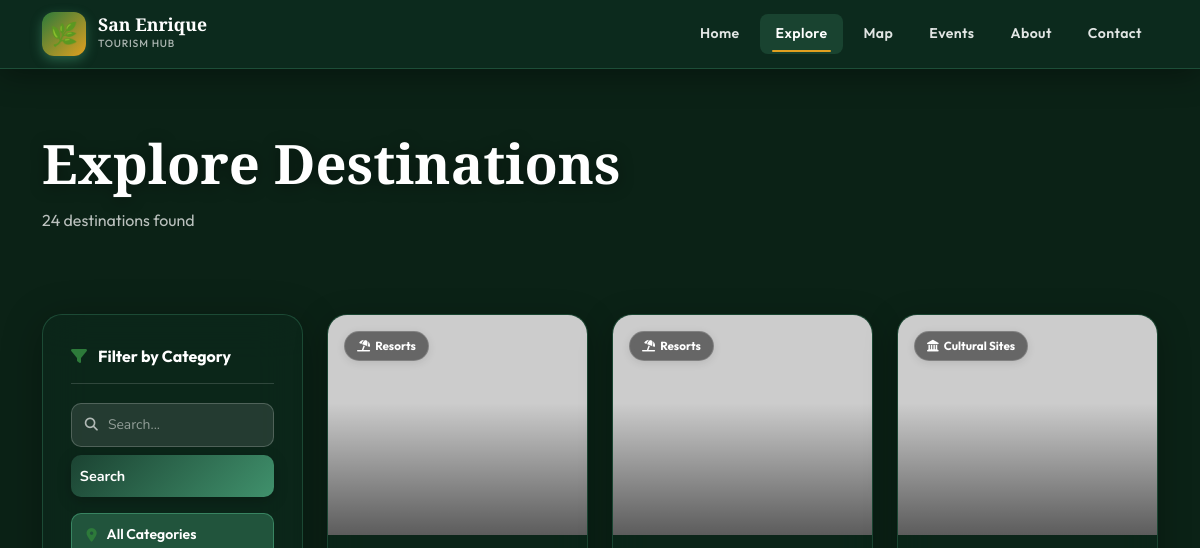
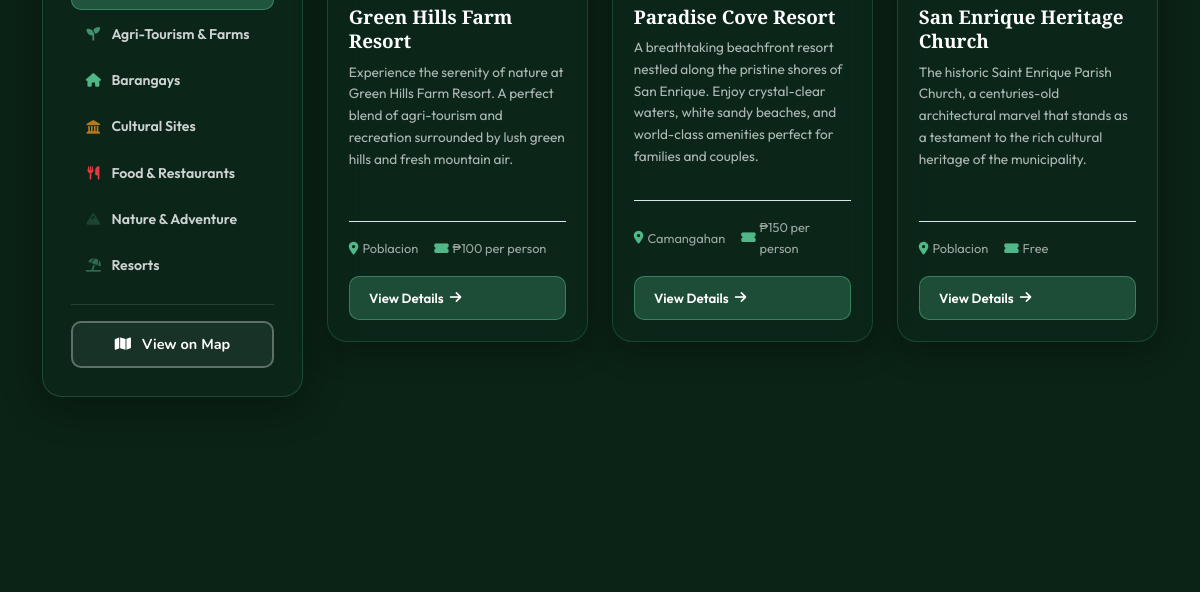
/explore.php (upper part), run on an earlier commit of the app's database (2 pictures, top to bottom).
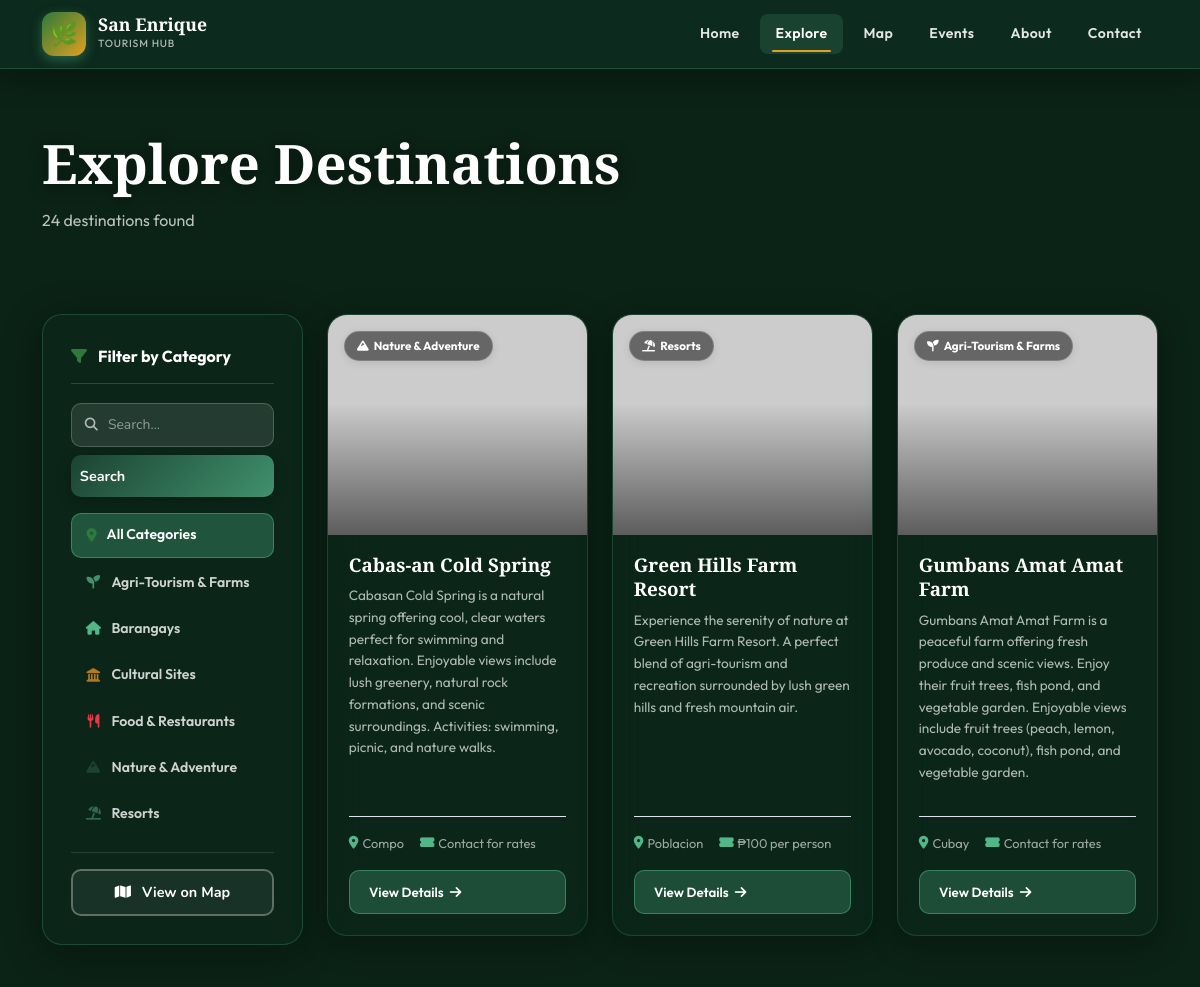
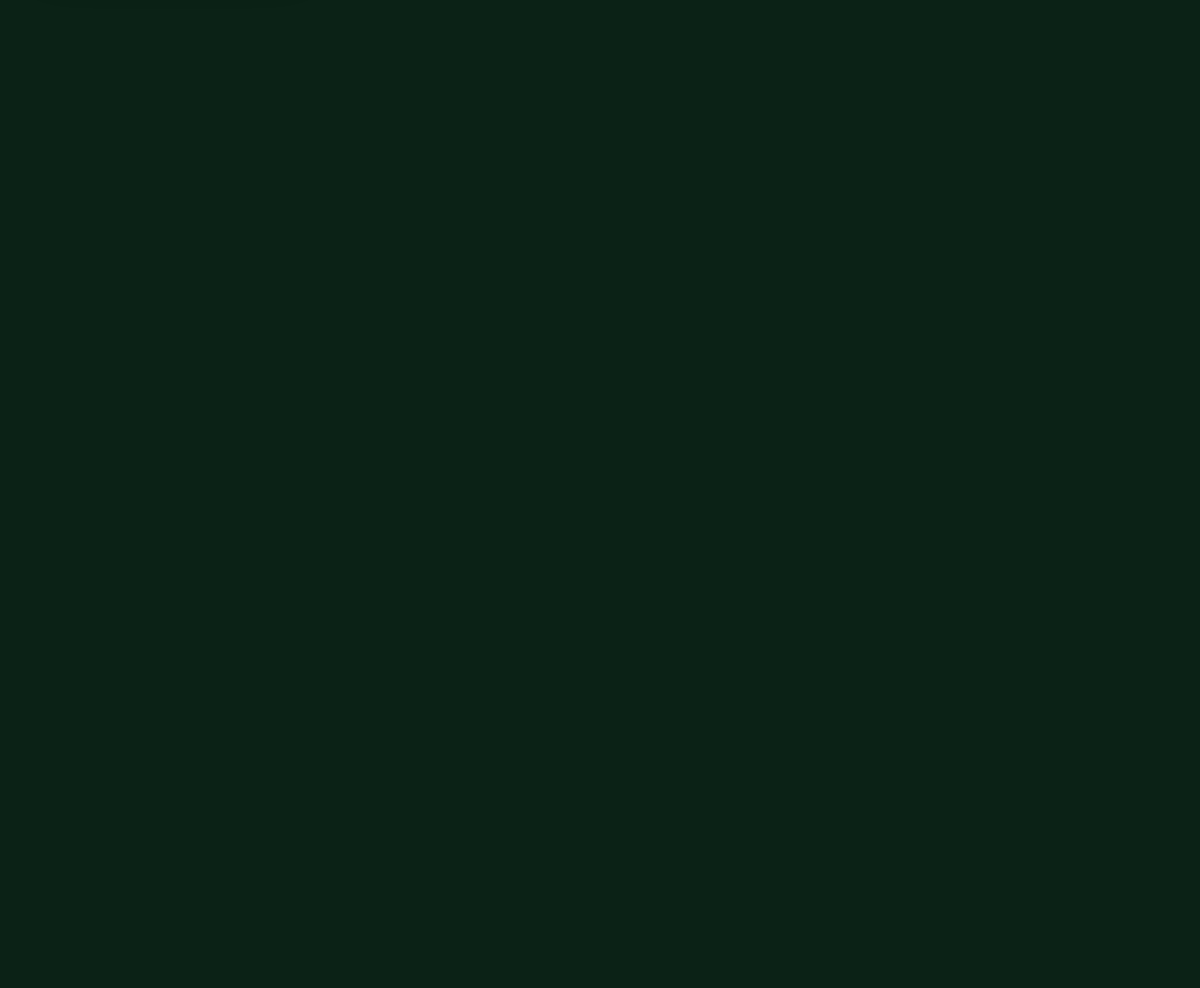
And on a later commit of the database (2 pictures, top to bottom).
### tables this page shows
CREATE TABLE IF NOT EXISTS categories (
    id INT AUTO_INCREMENT PRIMARY KEY,
    name VARCHAR(100) NOT NULL,
    slug VARCHAR(100) NOT NULL UNIQUE,
    icon VARCHAR(50) DEFAULT 'fas fa-map-marker-alt',
    color VARCHAR(20) DEFAULT '#2d6a4f',
    created_at TIMESTAMP DEFAULT CURRENT_TIMESTAMP
);

CREATE TABLE IF NOT EXISTS listings (
    id INT AUTO_INCREMENT PRIMARY KEY,
    category_id INT NOT NULL,
    name VARCHAR(200) NOT NULL,
    slug VARCHAR(200) NOT NULL UNIQUE,
    description TEXT,
    address TEXT,
    barangay VARCHAR(100),
    contact VARCHAR(100),
    email VARCHAR(150),
    website VARCHAR(255),
    latitude DECIMAL(10, 8),
    longitude DECIMAL(11, 8),
    featured_image VARCHAR(500),
    gallery TEXT,
    video VARCHAR(512) DEFAULT '',
    operating_hours VARCHAR(255),
    entrance_fee VARCHAR(100),
    amenities TEXT,
    status ENUM('active','inactive','pending') DEFAULT 'active',
    is_featured TINYINT(1) DEFAULT 0,
    views INT DEFAULT 0,
    rating DECIMAL(3,2) DEFAULT 0.00,
    created_at TIMESTAMP DEFAULT CURRENT_TIMESTAMP,
    updated_at TIMESTAMP DEFAULT CURRENT_TIMESTAMP ON UPDATE CURRENT_TIMESTAMP,
    FOREIGN KEY (category_id) REFERENCES categories(id) ON DELETE CASCADE
);

### includes/functions.php (called while the page is built, shortened)
<?php
function getCategories()
{
    $db = getDB();
    $result = $db->query("SELECT * FROM categories ORDER BY name");
    return $result ? $result->fetch_all(MYSQLI_ASSOC) : [];
}
function getAllListings($category_slug = '', $search = '', $limit = 20, $offset = 0)
{
    $db = getDB();
    $where = ["l.status = 'active'"];
    $whereStr = implode(' AND ', $where);
    $result = $db->query("SELECT l.*, c.name as category_name, c.icon, c.color, c.slug as cat_slug FROM listings l JOIN categories c ON l.category_id = c.id WHERE $whereStr ORDER BY l.is_featured DESC, l.name ASC LIMIT $limit OFFSET $offset");
    return $result ? $result->fetch_all(MYSQLI_ASSOC) : [];
}
function placeholderImage($name = 'Place', $w = 600, $h = 400)
{
    return "https://placehold.co/{$w}x{$h}/2d6a4f/ffffff?text=" . urlencode($name);
}
function listingImage($img, $name = 'Place', $w = 600, $h = 400)
{
    if (!$img)
        return placeholderImage($name, $w, $h);
    $clean = preg_replace('#^(\.\./)+#', '', $img);
    $clean = ltrim($clean, '/');
    return BASE_URL . '/' . $clean;
}
?>

### explore.php (the view, shortened to what this page needs)
<?php
require_once 'includes/functions.php';
$categories = getCategories();
$selectedCat = isset($_GET['category']) ? sanitize($_GET['category']) : '';
$search = isset($_GET['search']) ? sanitize($_GET['search']) : '';
$listings = getAllListings($selectedCat, $search, 24);
?>
<!DOCTYPE html>
<html lang="en">
<head>
  <link rel="stylesheet" href="https://cdnjs.cloudflare.com/ajax/libs/font-awesome/6.4.0/css/all.min.css">
  <link href="https://cdn.jsdelivr.net/npm/bootstrap@5.3.0/dist/css/bootstrap.min.css" rel="stylesheet">
  <link rel="stylesheet" href="assets/css/style.css">
</head>
<body>
  <nav class="navbar-main scrolled">
          <div class="container">
      <div class="d-flex align-items-center justify-content-between w-100">
        <a href="index.php" class="navbar-brand-wrap text-decoration-none">
          <div class="brand-logo">🌿</div>
          <div class="brand-text-wrap">
            <div class="brand-name">San Enrique</div>
            <div class="brand-sub">Tourism Hub</div>
          </div>
        </a>
        <div class="d-none d-lg-flex align-items-center gap-1">
          <a href="index.php" class="nav-link-main">Home</a>
          <a href="explore.php" class="nav-link-main active">Explore</a>
          <a href="map.php" class="nav-link-main">Map</a>
          <a href="index.php#events" class="nav-link-main">Events</a>
          <a href="index.php#about" class="nav-link-main">About</a>
          <a href="index.php#contact" class="nav-link-main">Contact</a>
        </div>
      </div>
    </div>
  </nav>
  <div class="page-hero">
    <div class="container">
      <h1 class="page-hero-title">
        <?= $search ? "Search: \"$search\"" : ($selectedCat ? ucfirst($selectedCat) : 'Explore Destinations') ?></h1>
      <p id="listingCount" style="color:rgba(255,255,255,0.7);margin-top:0.5rem;">
        <?= count($listings) ?> destination<?= count($listings) !== 1 ? 's' : '' ?> found
      </p>
    </div>
  </div>
  <div class="container py-5">
    <div class="row g-4">
      <div class="col-lg-3">
        <div class="filter-sidebar">
          <div class="filter-title"><i class="fas fa-filter me-2" style="color:var(--accent);"></i> Filter by Category
          </div>
          <form action="explore.php" method="GET" class="mb-3">
            <div
              style="display:flex;align-items:center;gap:8px;background:var(--gray-50);border:1.5px solid var(--gray-200);border-radius:8px;padding:0.5rem 0.8rem;">
              <i class="fas fa-search" style="color:var(--text-muted);font-size:0.82rem;"></i>
              <input type="text" id="exploreSearch" name="search" value="<?= htmlspecialchars($search) ?>"
                placeholder="Search..."
                style="border:none;background:transparent;outline:none;font-size:0.87rem;font-family:'Nunito',sans-serif;width:100%;"
                autocomplete="off">
            </div>
            <button type="submit" class="btn-primary-main w-100 mt-2" style="padding:0.55rem;">Search</button>
          </form>
          <a href="explore.php<?= $search ? '?search=' . urlencode($search) : '' ?>"
            class="category-filter-item <?= !$selectedCat ? 'active' : '' ?>">
            <i class="fas fa-map-marker-alt" style="color:var(--accent);font-size:0.85rem;"></i> All Categories
          </a>
          <?php foreach ($categories as $cat): ?>
            <a href="explore.php?category=<?= htmlspecialchars($cat['slug']) ?><?= $search ? '&search=' . urlencode($search) : '' ?>"
              class="category-filter-item <?= $selectedCat === $cat['slug'] ? 'active' : '' ?>">
              <i class="<?= htmlspecialchars($cat['icon']) ?>"
                style="color:<?= htmlspecialchars($cat['color']) ?>;font-size:0.85rem;width:16px;text-align:center;"></i>
              <?= htmlspecialchars($cat['name']) ?>
            </a>
          <?php endforeach; ?>
          <div class="mt-3 pt-3" style="border-top:1px solid var(--gray-100);">
            <a href="map.php" class="btn-outline-main w-100" style="justify-content:center;padding:0.6rem;">
              <i class="fas fa-map me-1"></i> View on Map
            </a>
          </div>
        </div>
      </div>
      <div class="col-lg-9" id="listingsContainer">
        <?php if ($listings): ?>
          <div class="row g-4" id="listingsGrid">
            <?php foreach ($listings as $i => $listing): ?>
              <div class="col-md-6 col-xl-4 animate-on-scroll delay-<?= ($i % 4) + 1 ?>">
                <div class="listing-card">
                  <div class="listing-card-img">
                    <img src="<?= htmlspecialchars(listingImage($listing['featured_image'], $listing['name'], 600, 400)) ?>"
                      alt="<?= htmlspecialchars($listing['name']) ?>" loading="lazy"
                      onerror="this.src='https://placehold.co/600x400/1b4332/ffffff?text=No+Image'">
                    <div class="listing-badge" style="color:<?= htmlspecialchars($listing['color']) ?>">
                      <i class="<?= htmlspecialchars($listing['icon']) ?>"></i>
                      <?= htmlspecialchars($listing['category_name']) ?>
                    </div>
                  </div>
                  <div class="listing-card-body">
                    <h3 class="listing-card-title"><?= htmlspecialchars($listing['name']) ?></h3>
                    <p class="listing-card-desc"><?= htmlspecialchars($listing['description']) ?></p>
                    <div class="listing-card-meta">
                      <?php if ($listing['barangay']): ?>
                        <span><i class="fas fa-map-marker-alt"></i> <?= htmlspecialchars($listing['barangay']) ?></span>
                      <?php endif; ?>
                      <?php if ($listing['entrance_fee']): ?>
                        <span><i class="fas fa-ticket-alt"></i> <?= htmlspecialchars($listing['entrance_fee']) ?></span>
                      <?php endif; ?>
                    </div>
                    <a href="listing.php?slug=<?= urlencode($listing['slug']) ?>" class="btn-card">
                      View Details <i class="fas fa-arrow-right"></i>
                    </a>
                  </div>
                </div>
              </div>
            <?php endforeach; ?>
          </div>
        <?php endif; ?>
      </div>
    </div>
  </div>
</body>
</html>

What changed in the data, as far as the page shows it:
no longer on this page (row unchanged): listings: category.name "Resorts", name "Paradise Cove Resort", description "A breathtaking beachfront resort nestled along the pristine shores of San Enrique. Enjoy crystal-clear waters, white sandy beaches, and world-class amenities perfect for families and couples.", barangay "Camangahan", entrance_fee "₱150 per person"
no longer on this page (row unchanged): listings: category.name "Cultural Sites", name "San Enrique Heritage Church", description "The historic Saint Enrique Parish Church, a centuries-old architectural marvel that stands as a testament to the rich cultural heritage of the municipality.", barangay "Poblacion", entrance_fee "Free"
added listings: category.name "Nature & Adventure", name "Cabas-an Cold Spring", description "Cabasan Cold Spring is a natural spring offering cool, clear waters perfect for swimming and relaxation. Enjoyable views include lush greenery, natural rock formations, and scenic surroundings. Activities: swimming, picnic, and nature walks.", barangay "Compo", entrance_fee "Contact for rates"
added listings: category.name "Agri-Tourism & Farms", name "Gumbans Amat Amat Farm", description "Gumbans Amat Amat Farm is a peaceful farm offering fresh produce and scenic views. Enjoy their fruit trees, fish pond, and vegetable garden. Enjoyable views include fruit trees (peach, lemon, avocado, coconut), fish pond, and vegetable garden.", barangay "Cubay", entrance_fee "Contact for rates"
